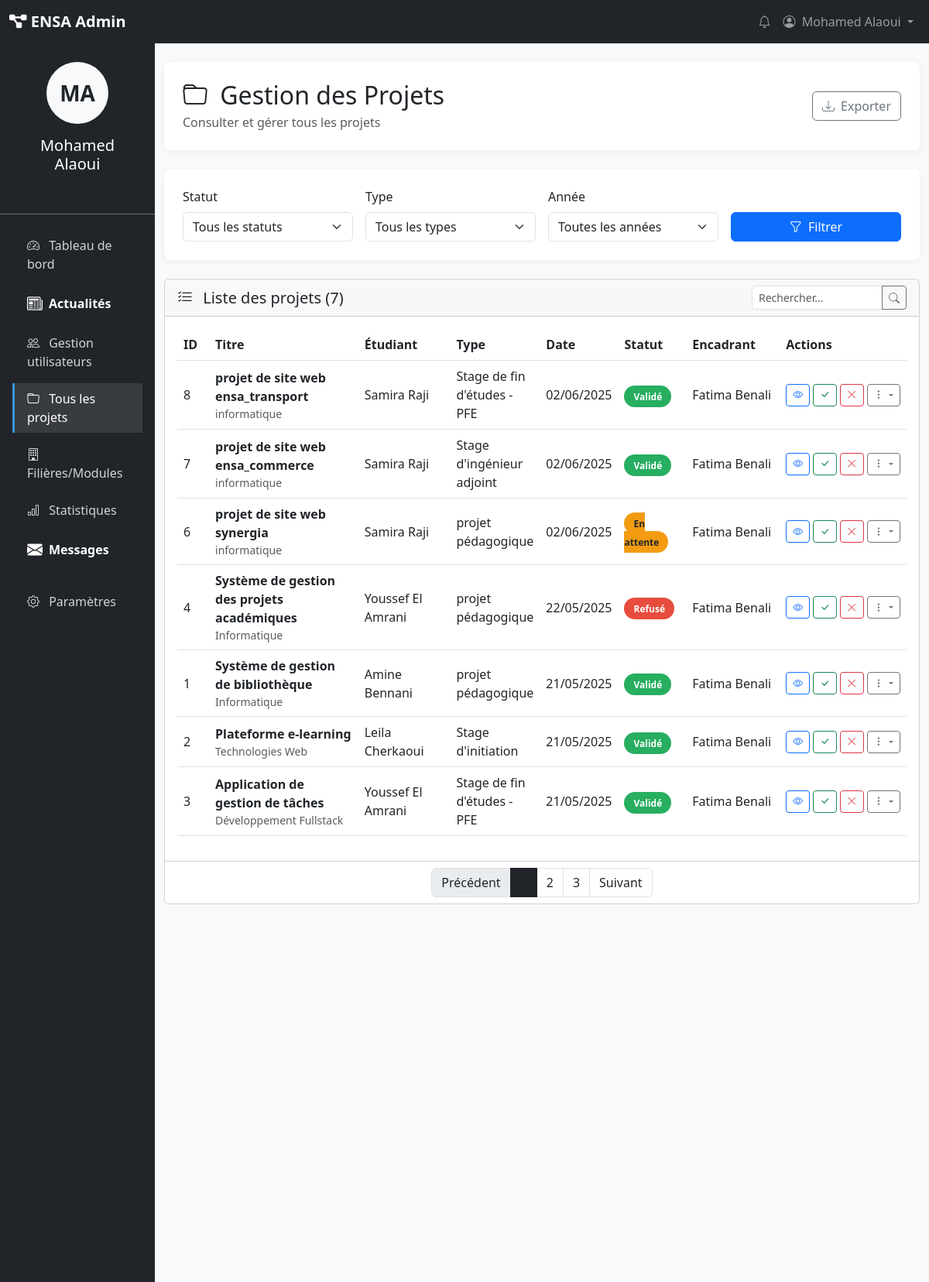
The page /admin/gestion_projets.php (signed in) on the database its author committed.
### tables this page shows
CREATE TABLE `projet` (
  `id_projet` int(11) NOT NULL,
  `titre` varchar(255) DEFAULT NULL,
  `description` text DEFAULT NULL,
  `type_projet` enum('Stage d''initiation','Stage d''ingénieur adjoint','Stage de fin d''études - PFE','projet pédagogique') DEFAULT NULL,
  `sujet` varchar(100) DEFAULT NULL,
  `date_soumission` datetime DEFAULT current_timestamp(),
  `statut` enum('en_attente','valide','refuse') DEFAULT 'en_attente',
  `id_etudiant` int(11) DEFAULT NULL,
  `id_enseignant` int(11) DEFAULT NULL
);

### admin/gestion_projets.php (the view, shortened to what the rows shown need)
<?php
require_once __DIR__ . '/../hello/config.php';
try {
    $db = new PDO("mysql:host=".DB_HOST.";dbname=".DB_NAME.";charset=utf8", DB_USER, DB_PASS);
    $db->setAttribute(PDO::ATTR_ERRMODE, PDO::ERRMODE_EXCEPTION);
} catch(PDOException $e) {
    die("<div class='alert alert-danger'>Erreur de connexion : " . $e->getMessage() . "</div>");
}
?>
<!DOCTYPE html>
<html lang="fr">
<head>
    <link href="https://cdn.jsdelivr.net/npm/bootstrap@5.3.0/dist/css/bootstrap.min.css" rel="stylesheet">
    <link rel="stylesheet" href="https://cdn.jsdelivr.net/npm/bootstrap-icons@1.10.0/font/bootstrap-icons.css">
    <link rel="stylesheet" href="https://cdnjs.cloudflare.com/ajax/libs/font-awesome/6.4.0/css/all.min.css">
</head>
<body>
    <div class="container-fluid">
        <div class="row">
            <div class="col-lg-10 py-4">
                <div class="teacher-header rounded-3 p-4 mb-4">
                    <div class="d-flex justify-content-between align-items-center">
                        <div>
                            <h2 class="mb-1">
                                <i class="bi bi-folder me-2"></i>
                                Gestion des Projets
                            </h2>
                        </div>
                    </div>
                </div>
                <div class="card">
                    <div class="card-body">
                        <div class="table-responsive">
                            <table class="table table-hover align-middle">
                                <thead>
                                    <tr>
                                        <th width="5%">ID</th>
                                        <th width="25%">Titre</th>
                                        <th width="15%">Étudiant</th>
                                        <th width="10%">Type</th>
                                        <th width="10%">Date</th>
                                        <th width="10%">Statut</th>
                                        <th width="15%">Encadrant</th>
                                        <th width="10%">Actions</th>
                                    </tr>
                                </thead>
                                <tbody>
                                    <?php
                                    try {
                                        $sql = "SELECT p.*,
                                               CONCAT(u1.prenom, ' ', u1.nom) AS etudiant,
                                               CONCAT(u2.prenom, ' ', u2.nom) AS encadrant
                                               FROM projet p
                                               LEFT JOIN etudiant e ON p.id_etudiant = e.id_etudiant
                                               LEFT JOIN utilisateur u1 ON e.id_etudiant = u1.id_utilisateur
                                               LEFT JOIN enseignant en ON p.id_enseignant = en.id_enseignant
                                               LEFT JOIN utilisateur u2 ON en.id_enseignant = u2.id_utilisateur
                                               WHERE 1=1";
                                        $params = [];
                                        $sql .= " ORDER BY p.date_soumission DESC LIMIT 20";
                                        $stmt = $db->prepare($sql);
                                        $stmt->execute($params);
                                        while ($projet = $stmt->fetch(PDO::FETCH_ASSOC)) {
                                            $status_class = 'status-' . $projet['statut'];
                                            $status_text = '';
                                            switch ($projet['statut']) {
                                                case 'valide':
                                                    $status_text = 'Validé';
                                                    break;
                                                case 'en_attente':
                                                    $status_text = 'En attente';
                                                    break;
                                                case 'refuse':
                                                    $status_text = 'Refusé';
                                                    break;
                                            }
                                            $date = date('d/m/Y', strtotime($projet['date_soumission']));
                                            echo '<tr>
                                                <td>' . $projet['id_projet'] . '</td>
                                                <td>
                                                    <strong>' . htmlspecialchars($projet['titre']) . '</strong>
                                                    <div class="text-muted small">' . htmlspecialchars($projet['sujet']) . '</div>
                                                </td>
                                                <td>' . htmlspecialchars($projet['etudiant']) . '</td>
                                                <td>' . htmlspecialchars($projet['type_projet']) . '</td>
                                                <td>' . $date . '</td>
                                                <td><span class="status-badge ' . $status_class . '">' . $status_text . '</span></td>
                                                <td>' . htmlspecialchars($projet['encadrant']) . '</td>
                                                <td class="project-actions">
                                                    <div class="d-flex gap-1">
                                                        <button class="btn btn-sm btn-outline-primary" title="Voir">
                                                            <i class="bi bi-eye"></i>
                                                        </button>
                                                        <button class="btn btn-sm btn-outline-success" title="Valider">
                                                            <i class="bi bi-check-lg"></i>
                                                        </button>
                                                        <button class="btn btn-sm btn-outline-danger" title="Rejeter">
                                                            <i class="bi bi-x-lg"></i>
                                                        </button>
                                                        <div class="dropdown">
                                                            <button class="btn btn-sm btn-outline-secondary dropdown-toggle" data-bs-toggle="dropdown" title="Plus">
                                                                <i class="bi bi-three-dots-vertical"></i>
                                                            </button>
                                                        </div>
                                                    </div>
                                                </td>
                                            </tr>';
                                        }
                                    } catch(PDOException $e) {
                                        echo '<tr><td colspan="8" class="text-center py-4 text-danger">Erreur: ' . $e->getMessage() . '</td></tr>';
                                    }
                                    ?>
                                </tbody>
                            </table>
                        </div>
                    </div>
                </div>
            </div>
        </div>
    </div>
</body>
</html>

### rows shown on the page
projet: id_projet "8", titre "projet de site web ensa_transport", sujet "informatique", etudiant "Samira Raji", type_projet "Stage de fin d'études - PFE", date_soumission "02/06/2025", statut "Validé", encadrant "Fatima Benali"
projet: id_projet "7", titre "projet de site web ensa_commerce", sujet "informatique", etudiant "Samira Raji", type_projet "Stage d'ingénieur adjoint", date_soumission "02/06/2025", statut "Validé", encadrant "Fatima Benali"
projet: id_projet "6", titre "projet de site web synergia", sujet "informatique", etudiant "Samira Raji", type_projet "projet pédagogique", date_soumission "02/06/2025", statut "En attente", encadrant "Fatima Benali"
projet: id_projet "4", titre "Système de gestion des projets académiques", sujet "Informatique", etudiant "Youssef El Amrani", type_projet "projet pédagogique", date_soumission "22/05/2025", statut "Refusé", encadrant "Fatima Benali"
projet: id_projet "1", titre "Système de gestion de bibliothèque", sujet "Informatique", etudiant "Amine Bennani", type_projet "projet pédagogique", date_soumission "21/05/2025", statut "Validé", encadrant "Fatima Benali"
projet: id_projet "2", titre "Plateforme e-learning", sujet "Technologies Web", etudiant "Leila Cherkaoui", type_projet "Stage d'initiation", date_soumission "21/05/2025", statut "Validé", encadrant "Fatima Benali"
projet: id_projet "3", titre "Application de gestion de tâches", sujet "Développement Fullstack", etudiant "Youssef El Amrani", type_projet "Stage de fin d'études - PFE", date_soumission "21/05/2025", statut "Validé", encadrant "Fatima Benali"

### other values the page prints
$_SESSION['prenom'] . ' ' . htmlspecialchars($_SESSION['nom']) "Mohamed Alaoui"
substr($_SESSION['prenom'], 0, 1) "M"
substr($_SESSION['nom'], 0, 1) "A"
$_SESSION['prenom'] . ' ' . $_SESSION['nom'] "Mohamed Alaoui"
$count "7"
